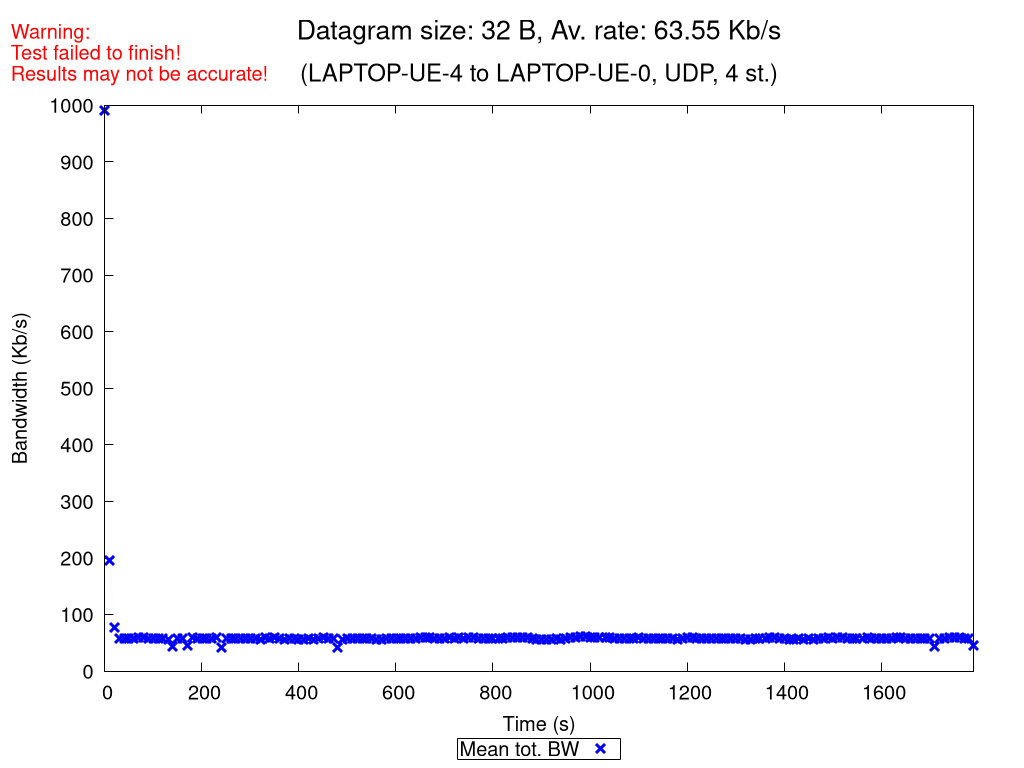

Write the gnuplot code that produced this figure.
set terminal pngcairo nocrop enhanced size 1024,768 font "Verdana,15"
set output "UDP_4_st_2020_10_18_09-41-26_two2one_00032B.png"

set title "{/=20 Datagram size: 32 B, Av. rate: 63.55 Kb/s}\n\n{/=18 (LAPTOP-UE-4 to LAPTOP-UE-0, UDP, 4 st.)}"
set label "Warning:\nTest failed to finish!\nResults may not be accurate!" at screen 0.01, screen 0.96 tc rgb "red"

set xlabel "Time (s)"
set ylabel "Bandwidth (Kb/s)"
set ytics nomirror
set key bmargin center horizontal box samplen 1 width -1
set bmargin 4.6
set rmargin 4.5

rf = 1000.0  # rate factor
set style fill transparent solid 0.2 noborder
set autoscale xfix
plot "UDP_4_st_2020_10_18_09-41-26_two2one_00032B_iperf_processed.dat" using 1:($2/rf-$3/rf):($2/rf+$3/rf) with filledcurves lc rgb "blue" notitle, \
     "" using 1:($2/rf) with points pt 2 ps 1.5 lw 3 lc rgb "blue" title "Mean tot. BW", \
